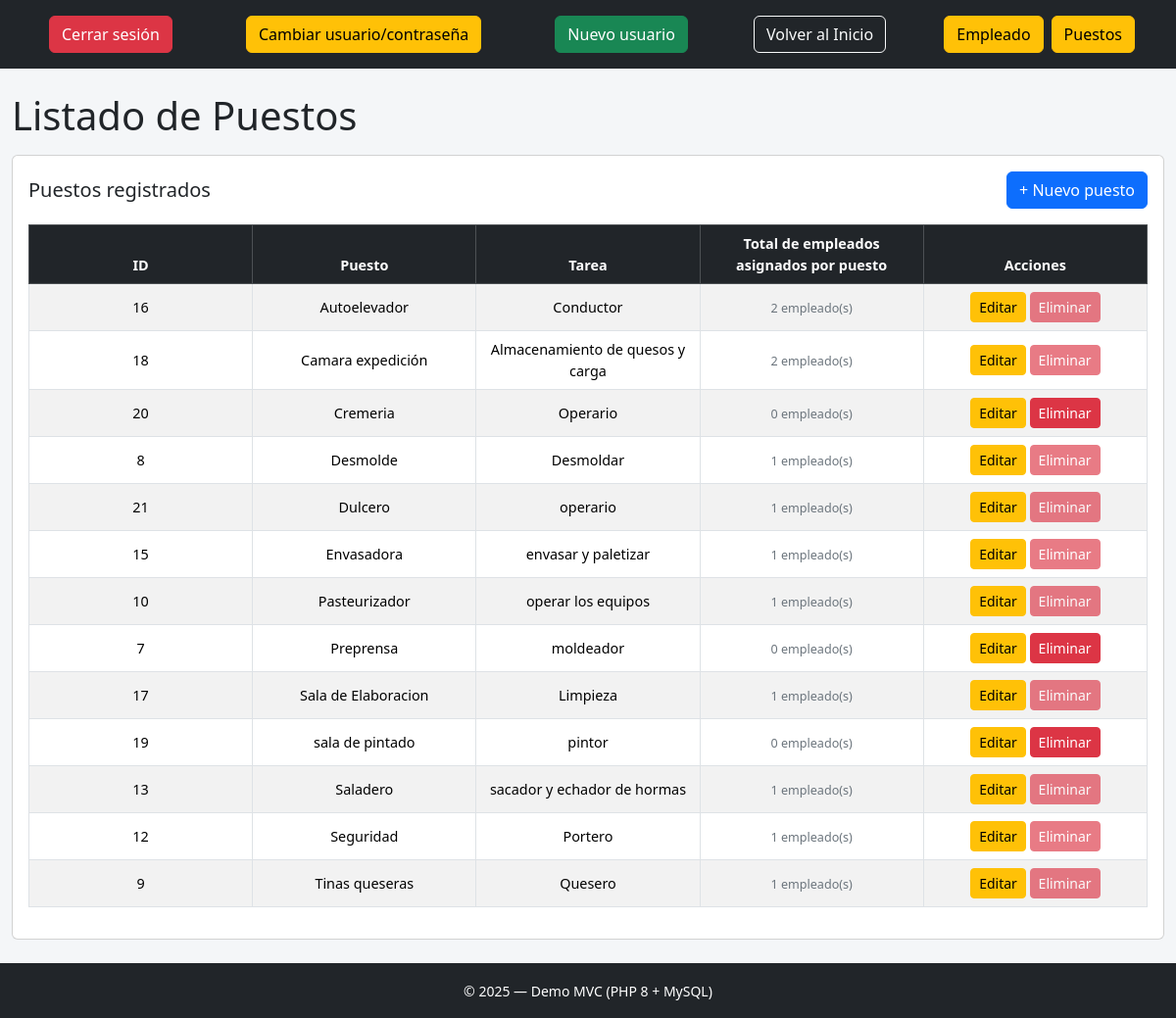
/trabajo_practico_dos_tablas/index.php?c=puesto&a=list (signed in), run on the app's committed database.
### tables this page shows
CREATE TABLE `puestos` (
  `id` int(10) UNSIGNED NOT NULL,
  `nombre` varchar(100) NOT NULL,
  `tarea` varchar(255) DEFAULT NULL
);

### trabajo_practico_dos_tablas/index.php (called while the page is built, shortened)
<?php
$controller = $_GET['c'] ?? 'empleado';
$action     = $_GET['a'] ?? 'list';
$controllerObj = new $controllerClass();
$data = $controllerObj->$action();
$viewPath = __DIR__ . "/views/{$controller}/{$controllerObj->view}.php";
include __DIR__ . "/views/header.php";
include $viewPath;
include __DIR__ . "/views/footer.php";

### trabajo_practico_dos_tablas/model/db.php (called while the page is built, shortened)
<?php
class Db
{
  public function __construct()
  {
    $host = "localhost";
    $user = "root";
    $pass = "";
    $db   = "empresa_1";
    $this->con = @new mysqli($host, $user, $pass, $db);
  }
}

### trabajo_practico_dos_tablas/model/Puesto.php (called while the page is built, shortened)
<?php
require_once __DIR__ . '/db.php';
class Puesto
{
  private mysqli $con;
  public function __construct()
  {
    $db = new Db();
    $this->con = $db->con;
  }
  public function all(): array
  {
    $sql = '
      SELECT
        a.id,
        a.nombre AS puesto,   -- alias amigable para la vista
        a.tarea,
        COUNT(b.id) AS can_empleados
      FROM puestos a
      LEFT JOIN empleados b ON b.puesto_id = a.id
      GROUP BY a.id, a.nombre, a.tarea
      ORDER BY a.nombre
    ';
    $res = $this->con->query($sql);
    return $res ? $res->fetch_all(MYSQLI_ASSOC) : [];
  }
}

### trabajo_practico_dos_tablas/controller/puesto.php (called while the page is built, shortened)
<?php
require_once __DIR__ . '/../model/Puesto.php';
class PuestoController
{
  private Puesto $puestoModel;
  public function __construct()
  {
    $this->puestoModel = new Puesto();
  }
  public function list(): array
  {
    return ['puestos' => $this->puestoModel->all()];
  }
}

### trabajo_practico_dos_tablas/views/puesto/listar.php (the view)
<?php
$puestos = $data['puestos'] ?? [];
?>
<div class="card">
  <div class="card-body">
    <div class="d-flex justify-content-between align-items-center mb-3">
      <h5 class="mb-0">Puestos registrados</h5>
      <a class="btn btn-primary" href="?c=puesto&a=form">+ Nuevo puesto</a>
    </div>
    <div class="table-responsive">
      <table class="table table-bordered table-striped align-middle text-center"
        style="font-size: 0.9rem; table-layout: fixed; width: 100%;">
        <thead class="table-dark">
          <tr>
            <th>ID</th>
            <th>Puesto</th>
            <th>Tarea</th>
            <th>Total de empleados asignados por puesto</th>
            <th>Acciones</th>
          </tr>
        </thead>
        <tbody>
          <?php if (empty($puestos)): ?>
            <tr>
              <td colspan="5">No hay puestos cargados.</td>
            </tr>
            <?php else: foreach ($puestos as $p): ?>
              <tr>
                <td><?= (int)$p['id'] ?></td>
                <td><?= htmlspecialchars($p['puesto'] ?? $p['nombre'] ?? '') ?></td>
                <td><?= htmlspecialchars($p['tarea']  ?? '(Sin tarea)') ?></td>
                <td><small><?= (int)($p['can_empleados'] ?? 0) ?> empleado(s)</small></td>
                <td>
                  <a class="btn btn-sm btn-warning"
                    href="?c=puesto&a=edit&id=<?= (int)$p['id'] ?>">Editar</a>
                  <?php if ((int)($p['can_empleados'] ?? 0) > 0): ?>
                    <span class="d-inline-block" tabindex="0"
                      data-bs-toggle="tooltip"
                      data-bs-placement="top"
                      data-bs-title="No se puede eliminar el puesto está asignado a empleados">
                      <button class="btn btn-sm btn-danger" type="button" disabled style="pointer-events: none;">
                        Eliminar
                      </button>
                    </span>
                  <?php else: ?>
                    <a class="btn btn-sm btn-danger"
                      href="?c=puesto&a=delete&id=<?= (int)$p['id'] ?>"
                      onclick="return confirm('¿Seguro que deseas eliminar este puesto?, igual puedes eliminarlo por que no esta asignado a ningun empleado');">
                      Eliminar
                    </a>
                  <?php endif; ?>
                </td>
              </tr>
          <?php endforeach;
          endif; ?>
        </tbody>
      </table>
    </div>
  </div>
</div>

### trabajo_practico_dos_tablas/views/header.php (style rules this page uses)
body { background: #f4f6f8 }
td, th { word-break: break-word; }
td small { color: #6c757d; }

### data on the page
puestos: id "16", nombre "Autoelevador", tarea "Conductor", can_empleados "2", shows "Eliminar"
puestos: id "18", nombre "Camara expedición", tarea "Almacenamiento de quesos y carga", can_empleados "2", shows "Eliminar"
puestos: id "20", nombre "Cremeria", tarea "Operario", can_empleados "0"
puestos: id "8", nombre "Desmolde", tarea "Desmoldar", can_empleados "1", shows "Eliminar"
puestos: id "21", nombre "Dulcero", tarea "operario", can_empleados "1", shows "Eliminar"
puestos: id "15", nombre "Envasadora", tarea "envasar y paletizar", can_empleados "1", shows "Eliminar"
puestos: id "10", nombre "Pasteurizador", tarea "operar los equipos", can_empleados "1", shows "Eliminar"
puestos: id "7", nombre "Preprensa", tarea "moldeador", can_empleados "0"
puestos: id "17", nombre "Sala de Elaboracion", tarea "Limpieza", can_empleados "1", shows "Eliminar"
puestos: id "19", nombre "sala de pintado", tarea "pintor", can_empleados "0"
puestos: id "13", nombre "Saladero", tarea "sacador y echador de hormas", can_empleados "1", shows "Eliminar"
puestos: id "12", nombre "Seguridad", tarea "Portero", can_empleados "1", shows "Eliminar"
puestos: id "9", nombre "Tinas queseras", tarea "Quesero", can_empleados "1", shows "Eliminar"

### other printed values
$page_title "Listado de Puestos"
